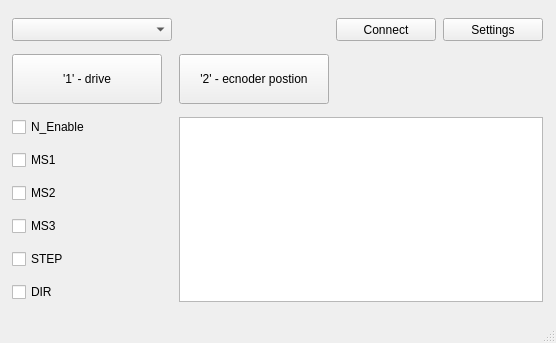
<?xml version="1.0" encoding="UTF-8"?>
<ui version="4.0">
 <class>MainWindow</class>
 <widget class="QMainWindow" name="MainWindow">
  <property name="geometry">
   <rect>
    <x>0</x>
    <y>0</y>
    <width>556</width>
    <height>343</height>
   </rect>
  </property>
  <property name="sizePolicy">
   <sizepolicy hsizetype="Fixed" vsizetype="Fixed">
    <horstretch>0</horstretch>
    <verstretch>0</verstretch>
   </sizepolicy>
  </property>
  <property name="minimumSize">
   <size>
    <width>556</width>
    <height>343</height>
   </size>
  </property>
  <property name="maximumSize">
   <size>
    <width>556</width>
    <height>343</height>
   </size>
  </property>
  <property name="windowTitle">
   <string>MainWindow</string>
  </property>
  <widget class="QWidget" name="centralWidget">
   <layout class="QGridLayout" name="gridLayout">
    <item row="2" column="1">
     <widget class="QPushButton" name="But_Send2">
      <property name="minimumSize">
       <size>
        <width>150</width>
        <height>50</height>
       </size>
      </property>
      <property name="maximumSize">
       <size>
        <width>150</width>
        <height>50</height>
       </size>
      </property>
      <property name="text">
       <string notr="true">'2' - ecnoder postion</string>
      </property>
     </widget>
    </item>
    <item row="0" column="2">
     <widget class="QPushButton" name="But_Connect">
      <property name="minimumSize">
       <size>
        <width>100</width>
        <height>23</height>
       </size>
      </property>
      <property name="maximumSize">
       <size>
        <width>100</width>
        <height>23</height>
       </size>
      </property>
      <property name="text">
       <string>Connect</string>
      </property>
     </widget>
    </item>
    <item row="0" column="3">
     <widget class="QPushButton" name="But_Settings">
      <property name="minimumSize">
       <size>
        <width>100</width>
        <height>23</height>
       </size>
      </property>
      <property name="maximumSize">
       <size>
        <width>100</width>
        <height>23</height>
       </size>
      </property>
      <property name="text">
       <string>Settings</string>
      </property>
     </widget>
    </item>
    <item row="0" column="0">
     <widget class="QComboBox" name="comboBox">
      <property name="minimumSize">
       <size>
        <width>160</width>
        <height>23</height>
       </size>
      </property>
      <property name="maximumSize">
       <size>
        <width>100</width>
        <height>23</height>
       </size>
      </property>
     </widget>
    </item>
    <item row="2" column="0">
     <widget class="QPushButton" name="But_Send1">
      <property name="minimumSize">
       <size>
        <width>150</width>
        <height>50</height>
       </size>
      </property>
      <property name="maximumSize">
       <size>
        <width>150</width>
        <height>50</height>
       </size>
      </property>
      <property name="text">
       <string>'1' - drive</string>
      </property>
     </widget>
    </item>
    <item row="0" column="1">
     <widget class="QLabel" name="label">
      <property name="text">
       <string/>
      </property>
      <property name="pixmap">
       <pixmap resource="terminal_res.qrc">:/images/redStone.png</pixmap>
      </property>
     </widget>
    </item>
    <item row="3" column="0">
     <widget class="QCheckBox" name="checkBox_N_Enable">
      <property name="text">
       <string>N_Enable</string>
      </property>
     </widget>
    </item>
    <item row="4" column="0">
     <widget class="QCheckBox" name="checkBox_MS1">
      <property name="text">
       <string>MS1</string>
      </property>
     </widget>
    </item>
    <item row="5" column="0">
     <widget class="QCheckBox" name="checkBox_MS2">
      <property name="text">
       <string>MS2</string>
      </property>
     </widget>
    </item>
    <item row="6" column="0">
     <widget class="QCheckBox" name="checkBox_MS3">
      <property name="text">
       <string>MS3</string>
      </property>
     </widget>
    </item>
    <item row="7" column="0">
     <widget class="QCheckBox" name="checkBox_STEP">
      <property name="text">
       <string>STEP</string>
      </property>
     </widget>
    </item>
    <item row="8" column="0">
     <widget class="QCheckBox" name="checkBox_DIR">
      <property name="text">
       <string>DIR</string>
      </property>
     </widget>
    </item>
    <item row="3" column="1" rowspan="6" colspan="3">
     <widget class="QTextEdit" name="textEdit">
      <property name="readOnly">
       <bool>true</bool>
      </property>
     </widget>
    </item>
   </layout>
  </widget>
  <widget class="QStatusBar" name="statusBar"/>
 </widget>
 <layoutdefault spacing="6" margin="11"/>
 <resources>
  <include location="terminal_res.qrc"/>
 </resources>
 <connections/>
</ui>
